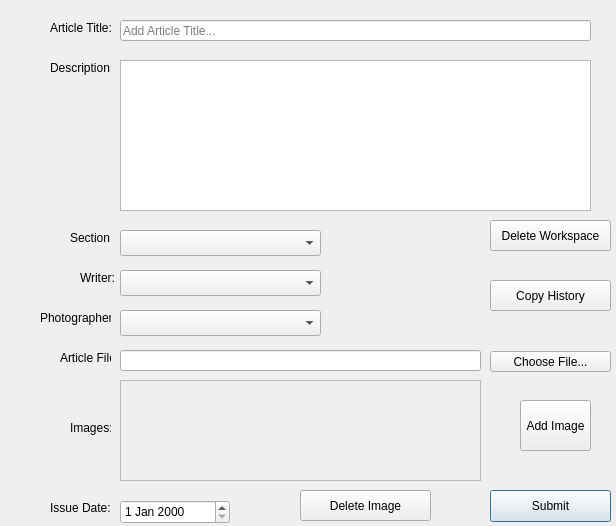
<?xml version="1.0" encoding="UTF-8"?>
<ui version="4.0">
 <class>newArticleWorkspaceWindow</class>
 <widget class="QDialog" name="newArticleWorkspaceWindow">
  <property name="geometry">
   <rect>
    <x>0</x>
    <y>0</y>
    <width>616</width>
    <height>526</height>
   </rect>
  </property>
  <property name="windowTitle">
   <string>Edit Article Workspace</string>
  </property>
  <widget class="QLabel" name="label">
   <property name="geometry">
    <rect>
     <x>50</x>
     <y>20</y>
     <width>61</width>
     <height>16</height>
    </rect>
   </property>
   <property name="text">
    <string>Article Title:</string>
   </property>
  </widget>
  <widget class="QLabel" name="label_2">
   <property name="geometry">
    <rect>
     <x>50</x>
     <y>60</y>
     <width>61</width>
     <height>16</height>
    </rect>
   </property>
   <property name="text">
    <string>Description:</string>
   </property>
  </widget>
  <widget class="QLabel" name="label_3">
   <property name="geometry">
    <rect>
     <x>80</x>
     <y>270</y>
     <width>41</width>
     <height>16</height>
    </rect>
   </property>
   <property name="text">
    <string>Writer:</string>
   </property>
  </widget>
  <widget class="QLineEdit" name="articleTitleTextField">
   <property name="geometry">
    <rect>
     <x>120</x>
     <y>20</y>
     <width>471</width>
     <height>21</height>
    </rect>
   </property>
   <property name="placeholderText">
    <string>Add Article Title...</string>
   </property>
  </widget>
  <widget class="QLabel" name="label_4">
   <property name="geometry">
    <rect>
     <x>70</x>
     <y>230</y>
     <width>41</width>
     <height>16</height>
    </rect>
   </property>
   <property name="text">
    <string>Section:</string>
   </property>
  </widget>
  <widget class="QTextEdit" name="descriptionTextField">
   <property name="geometry">
    <rect>
     <x>120</x>
     <y>60</y>
     <width>471</width>
     <height>151</height>
    </rect>
   </property>
  </widget>
  <widget class="QLabel" name="label_5">
   <property name="geometry">
    <rect>
     <x>40</x>
     <y>310</y>
     <width>71</width>
     <height>16</height>
    </rect>
   </property>
   <property name="text">
    <string>Photographer:</string>
   </property>
  </widget>
  <widget class="QComboBox" name="sectionComboBox">
   <property name="geometry">
    <rect>
     <x>120</x>
     <y>230</y>
     <width>201</width>
     <height>26</height>
    </rect>
   </property>
  </widget>
  <widget class="QComboBox" name="writerComboBox">
   <property name="geometry">
    <rect>
     <x>120</x>
     <y>270</y>
     <width>201</width>
     <height>26</height>
    </rect>
   </property>
  </widget>
  <widget class="QComboBox" name="photographerComboBox">
   <property name="geometry">
    <rect>
     <x>120</x>
     <y>310</y>
     <width>201</width>
     <height>26</height>
    </rect>
   </property>
  </widget>
  <widget class="QLabel" name="label_6">
   <property name="geometry">
    <rect>
     <x>60</x>
     <y>350</y>
     <width>51</width>
     <height>16</height>
    </rect>
   </property>
   <property name="text">
    <string>Article File:</string>
   </property>
  </widget>
  <widget class="QPushButton" name="chooseFile_pushButton">
   <property name="geometry">
    <rect>
     <x>490</x>
     <y>351</y>
     <width>121</width>
     <height>21</height>
    </rect>
   </property>
   <property name="text">
    <string>Choose File...</string>
   </property>
   <property name="autoDefault">
    <bool>false</bool>
   </property>
  </widget>
  <widget class="QLineEdit" name="articleFileTextField">
   <property name="geometry">
    <rect>
     <x>120</x>
     <y>350</y>
     <width>361</width>
     <height>21</height>
    </rect>
   </property>
  </widget>
  <widget class="QPushButton" name="submit_pushButton">
   <property name="geometry">
    <rect>
     <x>490</x>
     <y>490</y>
     <width>121</width>
     <height>32</height>
    </rect>
   </property>
   <property name="text">
    <string>Submit</string>
   </property>
  </widget>
  <widget class="QLabel" name="label_7">
   <property name="geometry">
    <rect>
     <x>50</x>
     <y>500</y>
     <width>61</width>
     <height>16</height>
    </rect>
   </property>
   <property name="text">
    <string>Issue Date:</string>
   </property>
  </widget>
  <widget class="QDateEdit" name="issueDateEdit">
   <property name="geometry">
    <rect>
     <x>120</x>
     <y>500</y>
     <width>110</width>
     <height>24</height>
    </rect>
   </property>
  </widget>
  <widget class="QPushButton" name="addImage_pushButton">
   <property name="geometry">
    <rect>
     <x>520</x>
     <y>400</y>
     <width>71</width>
     <height>51</height>
    </rect>
   </property>
   <property name="text">
    <string>Add Image</string>
   </property>
  </widget>
  <widget class="QLabel" name="label_8">
   <property name="geometry">
    <rect>
     <x>70</x>
     <y>420</y>
     <width>41</width>
     <height>16</height>
    </rect>
   </property>
   <property name="text">
    <string>Images:</string>
   </property>
  </widget>
  <widget class="QScrollArea" name="img_scrollArea">
   <property name="geometry">
    <rect>
     <x>120</x>
     <y>380</y>
     <width>361</width>
     <height>101</height>
    </rect>
   </property>
   <property name="widgetResizable">
    <bool>true</bool>
   </property>
   <widget class="QWidget" name="scrollAreaWidgetContents">
    <property name="geometry">
     <rect>
      <x>0</x>
      <y>0</y>
      <width>359</width>
      <height>99</height>
     </rect>
    </property>
   </widget>
  </widget>
  <widget class="QPushButton" name="delete_pushButton">
   <property name="geometry">
    <rect>
     <x>300</x>
     <y>490</y>
     <width>131</width>
     <height>31</height>
    </rect>
   </property>
   <property name="text">
    <string>Delete Image</string>
   </property>
  </widget>
  <widget class="QPushButton" name="deleteAWS_pushButton">
   <property name="geometry">
    <rect>
     <x>490</x>
     <y>220</y>
     <width>121</width>
     <height>31</height>
    </rect>
   </property>
   <property name="text">
    <string>Delete Workspace</string>
   </property>
  </widget>
  <widget class="QPushButton" name="copyHistory_pushButton">
   <property name="geometry">
    <rect>
     <x>490</x>
     <y>280</y>
     <width>121</width>
     <height>31</height>
    </rect>
   </property>
   <property name="text">
    <string>Copy History</string>
   </property>
  </widget>
 </widget>
 <resources/>
 <connections/>
</ui>
